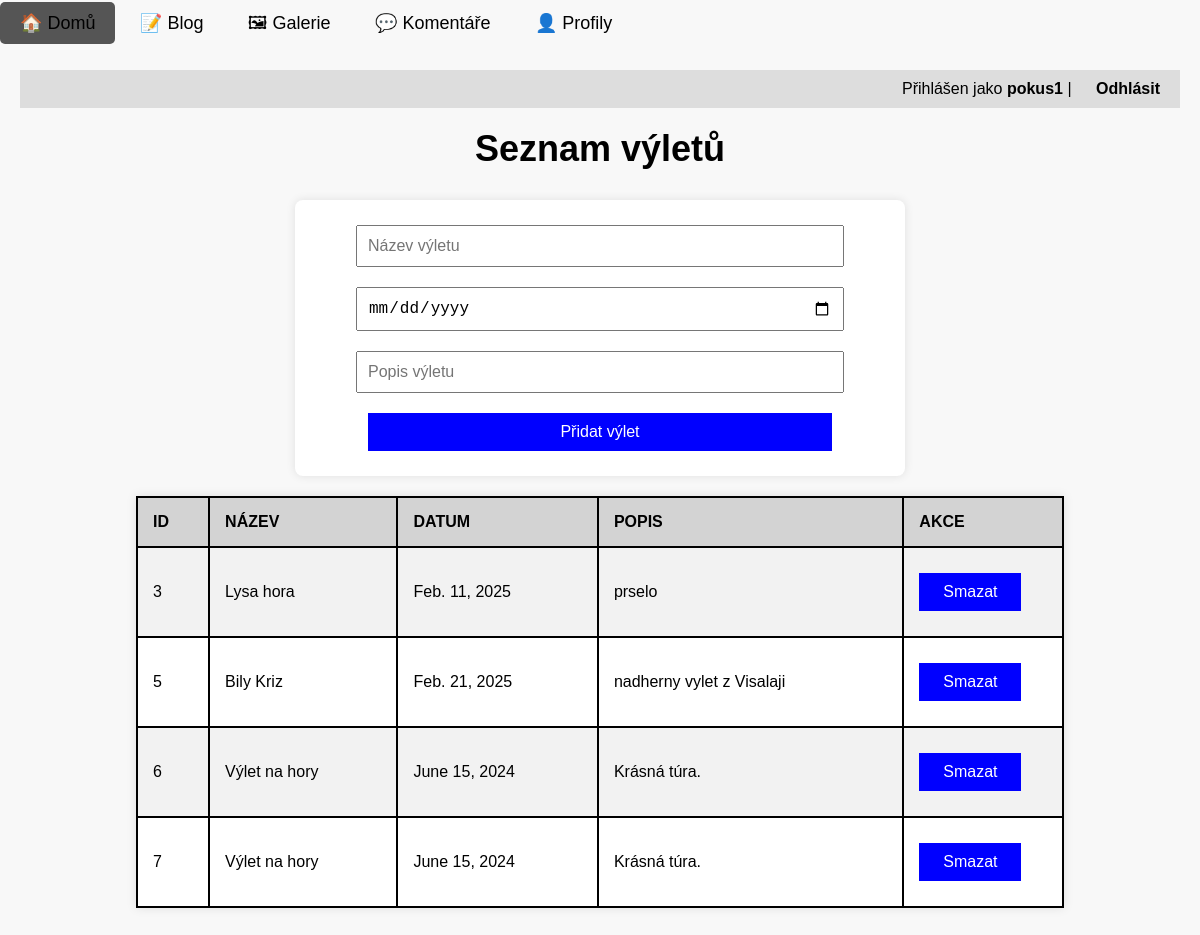
The app's page / (signed in) with its own data.
### vylety/models.py (models this page shows, shortened)
class Vylet(models.Model):
    name = models.CharField(max_length=200, help_text="Zadejte název výletu")
    date = models.DateField(help_text="Datum konání výletu")
    description = models.TextField(help_text="Krátký popis výletu")
    user = models.ForeignKey(User, on_delete=models.CASCADE, help_text="Vlastník výletu")
    oblibene = models.ManyToManyField(User, related_name="oblibene_vylety", blank=True,
                                      help_text="Uživatelé, kteří si výlet přidali do oblíbených")

### vylety/views.py (the view)
# urls.py: path('', views.index, name='index'),
def index(request):
    vylety = Vylet.objects.all()
    return render(request, "vylety/index.html", {"vylety": vylety})

### vylety/templates/vylety/index.html (shortened to what this page needs)
    {% extends 'vylety/base.html' %}
    {% load static %}
    {% block content %}
    <div class="navbar">
        {% if user.is_authenticated %}
            Přihlášen jako <strong>{{ user.username }}</strong> | <a href="{% url 'logout' %}">Odhlásit</a>
        {% else %}
            <a href="{% url 'login' %}">Přihlášení</a>
            <a href="{% url 'register' %}">Registrace</a>
        {% endif %}
    </div>
    <h2>Seznam výletů</h2>
    {% if user.is_authenticated %}
        <form id="tripForm">
            <input type="text" id="name" placeholder="Název výletu" required>
            <input type="date" id="date" required>
            <input type="text" id="description" placeholder="Popis výletu" required>
            <button type="submit">Přidat výlet</button>
        </form>
    {% endif %}
    <table>
        <tr>
            <th>ID</th>
            <th>Název</th>
            <th>Datum</th>
            <th>Popis</th>
            {% if user.is_authenticated %}<th>Akce</th>{% endif %}
        </tr>
        {% for vylet in vylety %}
        <tr>
            <td>{{ vylet.id }}</td>
            <td>{{ vylet.name }}</td>
            <td>{{ vylet.date }}</td>
            <td>{{ vylet.description }}</td>
            {% if user.is_authenticated %}
            <td><button onclick="deleteVylet({{ vylet.id }})">Smazat</button></td>
            {% endif %}
        </tr>
        {% endfor %}
    </table>
{% endblock %}

### vylety/static/vylety/style.css (style rules this page uses)
body { font-family: Arial, sans-serif; background-color: #f8f8f8; margin: 0; padding: 0; }
h2 { text-align: center; font-size: 36px; margin-top: 20px; }
.navbar { text-align: right; padding: 10px 20px; background-color: #ddd; }
.navbar a { text-decoration: none; color: black; margin-left: 20px; font-weight: bold; }
form { width: 50%; margin: 20px auto; padding: 15px; background-color: white; box-shadow: 0px 0px 10px rgba(0, 0, 0, 0.1); border-radius: 8px; text-align: center; }
input, button { width: 80%; padding: 10px; margin: 10px 0; font-size: 16px; }
button { background-color: blue; color: white; border: none; cursor: pointer; }
table { width: 80%; margin: 20px auto; border-collapse: collapse; background-color: #fff; box-shadow: 0px 0px 10px rgba(0, 0, 0, 0.1); }
th, td { border: 2px solid black; padding: 15px; text-align: left; }
th { background-color: lightgray; text-transform: uppercase; }
tr:nth-child(even) { background-color: #f2f2f2; }

### records on screen
Vylet: id "3", name "Lysa hora", date "Feb. 11, 2025", description "prselo"
Vylet: id "5", name "Bily Kriz", date "Feb. 21, 2025", description "nadherny vylet z Visalaji"
Vylet: id "6", name "Výlet na hory", date "June 15, 2024", description "Krásná túra."
Vylet: id "7", name "Výlet na hory", date "June 15, 2024", description "Krásná túra."

### other values on screen
{{ user.username }} "pokus1"
